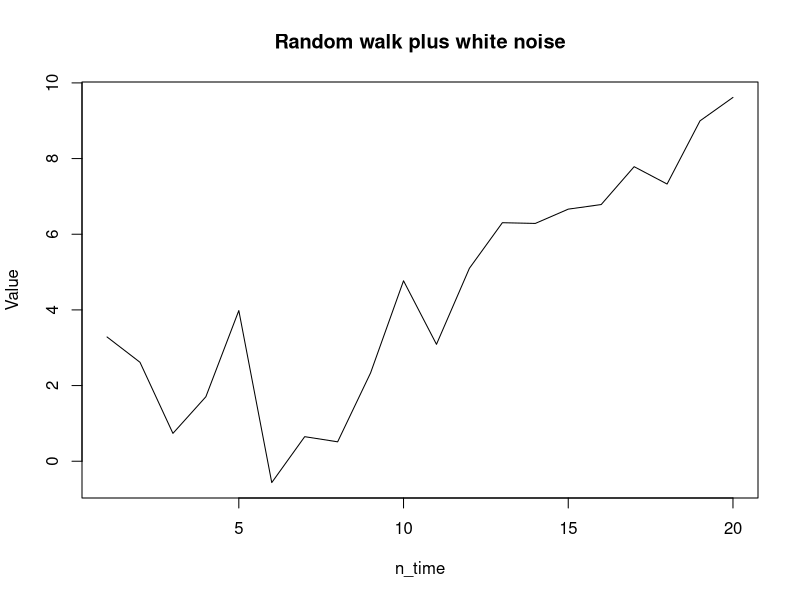
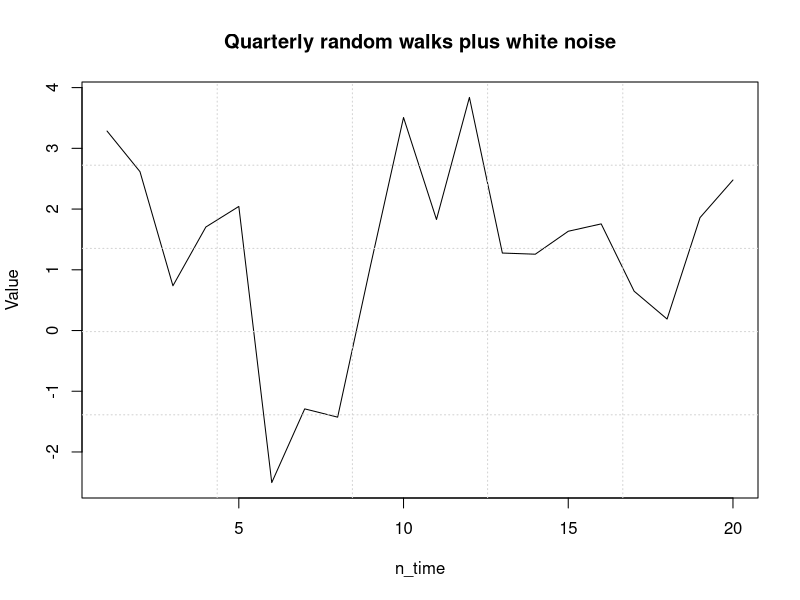
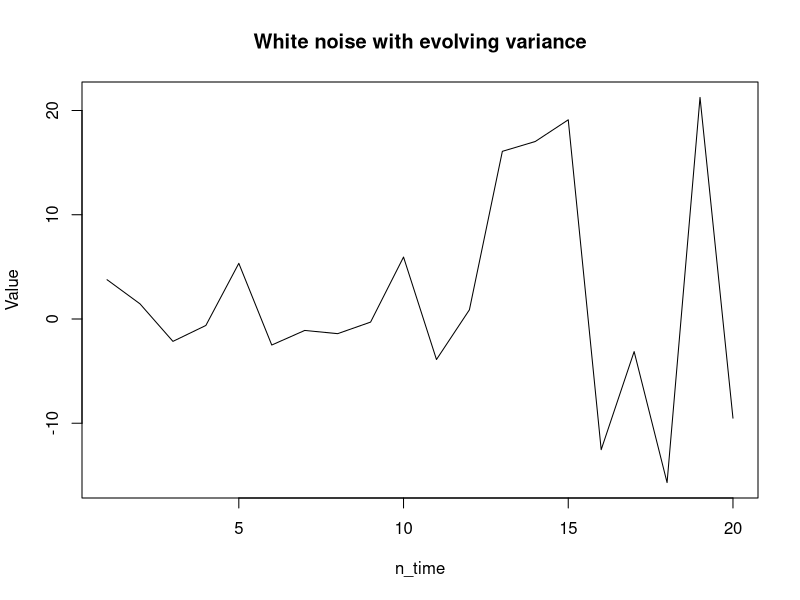

Recreate these plots in R, in order.
# State-space model

# White noise
n_t <- 20
sigma <- 1
e <- rnorm(n_t, sd = sigma)

# Random walk
tau <- 1
a <- rnorm(n_t, sd = tau)
mu <- cumsum(a)

# Random walk plus white noise
y <- mu + e
plot(y, type = 'l', xlab = "n_time", ylab = "Value",
     main = "Random walk plus white noise")

# Quarterly random walks
mu_q <- as.vector(apply(matrix(a, nrow = 4), 2, cumsum))

# Quarterly random walks plus noise
y_q <- mu_q + e
plot(y_q, type = 'l', xlab = "n_time", ylab = "Value",
     main = "Quarterly random walks plus white noise")
grid(nx = n_t / 4)

# White noise with evolving variance
h <- cumsum(a)
y_v <- exp(h / 2) * e
plot(y_v, type = 'l', xlab = "n_time", ylab = "Value",
     main = "White noise with evolving variance")

